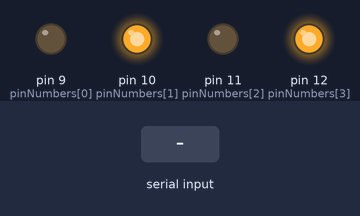
Recording of a sketch running on a simulated Arduino Uno, built with avr-gcc and run on an emulated ATmega328P. Parts: output pins drawn as LEDs (lit = HIGH). The test bench sets the inputs (shaded band). What the sketch prints to the serial monitor is not drawn.

Above: at 1.2 s.
1.3 s: "2\n" received over Serial
At 1.9 s:
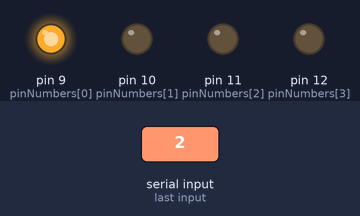
At 4.3 s:
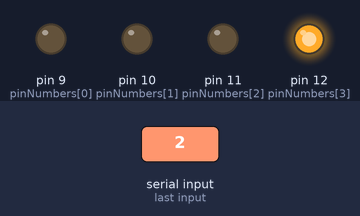
Timing chart, 0 to 5.8 s (numbered marks = the images above; inputs shaded):
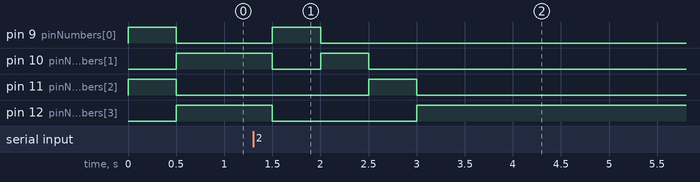

Measured:
- after the input at 1.3 s, pin 9 (pinNumbers[0]): LOW → HIGH after 0.20 s, → LOW 0.50 s later; pin 10 (pinNumbers[1]): HIGH → LOW after 0.20 s, → HIGH 0.50 s later, → LOW 0.50 s later; pin 11 (pinNumbers[2]): LOW → HIGH after 1.2 s, → LOW 0.50 s later; pin 12 (pinNumbers[3]): HIGH → LOW after 0.20 s, → HIGH 1.5 s later

The sketch:

book_233page.ino
```cpp
//setup()실행 후 loop() 실행
/*
 * 입력
 * mode 1 :
 * mode 2 :
 */

int pinNumbers[] = {9, 10, 11, 12};
int selectNum = 1;
int flag = 0;

int time = millis();

void inputNumber(){
  if(Serial.available()>0)
  {
    selectNum = Serial.parseInt();
    Serial.println("selectNum = " + String(selectNum));
  }

  if(selectNum == 1)
  {
    Serial.println("1로가냐?");
    mode1();
  }
  else if(selectNum == 2)
  {
    Serial.println("2로가냐?");
    mode2();
  }
}

void mode1()
{
  if(time + 500 > millis() && flag == 0){
    time = millis();
    Serial.println("flag == 1");
    flag = 1;
    digitalWrite(pinNumbers[0], HIGH);
    digitalWrite(pinNumbers[2], HIGH);
    digitalWrite(pinNumbers[1], LOW);
    digitalWrite(pinNumbers[3], LOW);
  }
  else if(time + 500 > millis() && flag == 1){
    time = millis();
    Serial.println("flag == 0");
    flag = 0;
    digitalWrite(pinNumbers[1], HIGH);
    digitalWrite(pinNumbers[3], HIGH);
    digitalWrite(pinNumbers[0], LOW);
    digitalWrite(pinNumbers[2], LOW);
  }
}

void mode2()
{
  digitalWrite(pinNumbers[0], HIGH);
  digitalWrite(pinNumbers[1], LOW);
  digitalWrite(pinNumbers[2], LOW);
  digitalWrite(pinNumbers[3], LOW);

  delay(500);

  digitalWrite(pinNumbers[0], LOW);
  digitalWrite(pinNumbers[1], HIGH);
  digitalWrite(pinNumbers[2], LOW);
  digitalWrite(pinNumbers[3], LOW);

  delay(500);

  digitalWrite(pinNumbers[0], LOW);
  digitalWrite(pinNumbers[1], LOW);
  digitalWrite(pinNumbers[2], HIGH);
  digitalWrite(pinNumbers[3], LOW);

  delay(500);

  digitalWrite(pinNumbers[0], LOW);
  digitalWrite(pinNumbers[1], LOW);
  digitalWrite(pinNumbers[2], LOW);
  digitalWrite(pinNumbers[3], HIGH);
}


void setup() {
  Serial.begin(9600);
  for(int i = 0 ; i < 4; i++)
  {
      pinMode(pinNumbers[i], OUTPUT);
  }
}

void loop() {
  inputNumber();
  delay(500);
}
```
